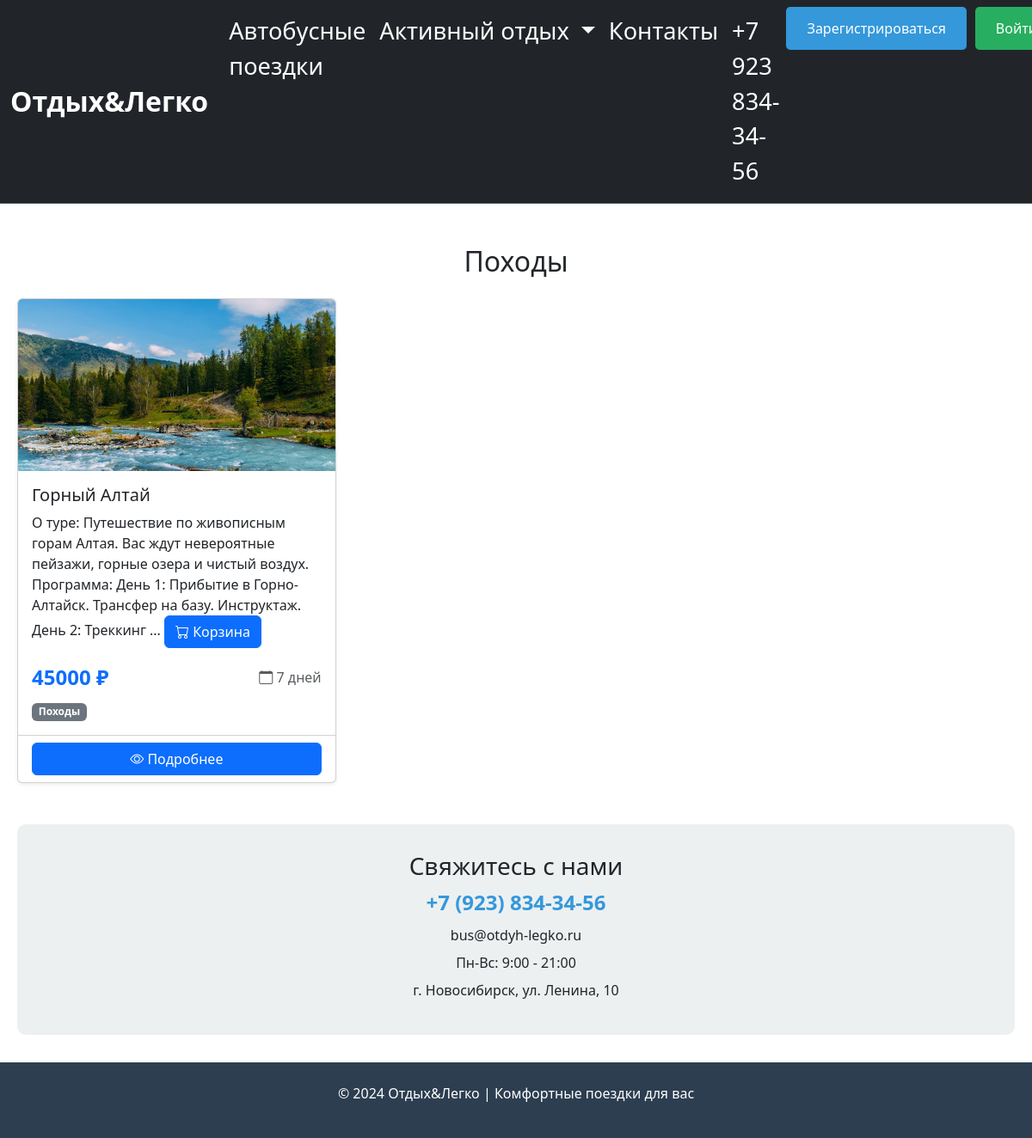
The app's page /tours/active/hiking with its own data.
### data/tours.py (models this page shows, shortened)
class Category(SqlAlchemyBase, SerializerMixin):
    __tablename__ = 'category'
    id = sqlalchemy.Column(sqlalchemy.Integer,
                           primary_key=True,
                           autoincrement=True)
    name = sqlalchemy.Column(sqlalchemy.String,
                             nullable=True)
    tours = orm.relationship("Tours", cascade="all, delete", back_populates='category')

class Tours(SqlAlchemyBase, SerializerMixin):
    __tablename__ = 'tours'
    id = sqlalchemy.Column(sqlalchemy.Integer,
                           primary_key=True, autoincrement=True)
    category_id = sqlalchemy.Column(sqlalchemy.Integer,
                                    sqlalchemy.ForeignKey("category.id"))
    title = sqlalchemy.Column(sqlalchemy.String,
                              nullable=True)
    content = sqlalchemy.Column(sqlalchemy.TEXT,
                                nullable=True)
    is_published = sqlalchemy.Column(sqlalchemy.Boolean,
                                     default=True)
    free_pl = sqlalchemy.Column(sqlalchemy.Integer)
    duration = sqlalchemy.Column(sqlalchemy.Integer, default=3)
    price = sqlalchemy.Column(sqlalchemy.Integer, default=10000)
    img = sqlalchemy.Column(sqlalchemy.String,
                            nullable=False)
    user_id = sqlalchemy.Column(sqlalchemy.Integer, sqlalchemy.ForeignKey("users.id"))
    category = orm.relationship("Category", back_populates='tours')
    cart_items = orm.relationship('CartItem', back_populates='tour', cascade='all, delete-orphan')
    author = orm.relationship("Users", foreign_keys=[user_id], backref='created_tours')

### main.py (the view)
@app.route('/tours/active/hiking')
def active_hiking():
    db_sess = db_session.create_session()
    category = db_sess.query(Category).filter(Category.name == 'Походы').first()
    if category:
        tours = db_sess.query(Tours).filter(Tours.category_id == category.id).all()
    else:
        tours = []
    return render_template('all_tour.html',
                           title='Походы',
                           tours=tours,
                           current_category='Походы')

### data/db_session.py (called while the page is built)
def create_session() -> Session:
    global __factory
    return __factory()

### templates/all_tour.html (shortened to what this page needs)
{% extends "base.html" %}
{% block content %}
<div class="container my-5">
  <h2 class="text-center mb-4">{{ title if title else 'Наши туры' }}</h2>
  {% if tours %}
  <div class="row row-cols-1 row-cols-md-3 g-4">
    {% for tour in tours %}
    {% if not current_category or current_category == tour.category.name %}
    <div class="col">
      <div class="card h-100 shadow-sm">
        {% if tour.img %}
        <img src="{{ url_for('static', filename='img/' + tour.img) }}" class="card-img-top" alt="{{ tour.title }}" style="height: 200px; object-fit: cover;">
        {% else %}
        <img src="https://via.placeholder.com/300x200?text=Нет+фото" class="card-img-top" alt="Нет изображения" style="height: 200px; object-fit: cover;">
        {% endif %}
        <div class="card-body">
          <h5 class="card-title">{{ tour.title }}</h5>
          <div class="card-text">
            {% if tour.content %}
              {{ tour.content[:200]|safe if tour.content|length > 200 else tour.content|safe }}
              {% if tour.content|length > 200 %}...{% endif %}
            {% else %}
              <p class="text-muted">Описание временно недоступно</p>
            {% endif %}
            <button class="btn btn-primary" id="cartBtn">
              <i class="bi bi-cart"></i> Корзина
          </button>
          </div>
          <div class="d-flex justify-content-between align-items-center mt-3">
            <span class="text-primary fw-bold fs-4">{{ tour.price }} ₽</span>
            <span class="text-muted"><i class="bi bi-calendar"></i> {{ tour.duration }} дней</span>
          </div>
          {% if tour.category %}
          <div class="mt-2">
            <span class="badge bg-secondary">{{ tour.category.name }}</span>
          </div>
          {% endif %}
        </div>
        <div class="card-footer bg-transparent">
          <a href="/tour/inf/{{ tour.id }}" class="btn btn-primary w-100">
            <i class="bi bi-eye"></i> Подробнее
          </a>
        </div>
      </div>
    </div>
    {% endif %}
    {% endfor %}
  </div>
  {% endif %}
</div>
{% endblock %}

### templates/base.html (style rules this page uses)
.container { max-width: 1200px; margin: 0 auto; padding: 0 20px; }

### records on screen
Category: name "Походы"
Tours: img (picture), title "Горный Алтай", content "О туре: Путешествие по живописным горам Алтая. Вас ждут невероятные пейзажи, горные озера и чистый воздух. Программа: День 1: Прибытие в Горно-Алтайск. Трансфер на базу. Инструктаж. День 2: Треккинг", price "45000", duration "7", category.name "Походы"
